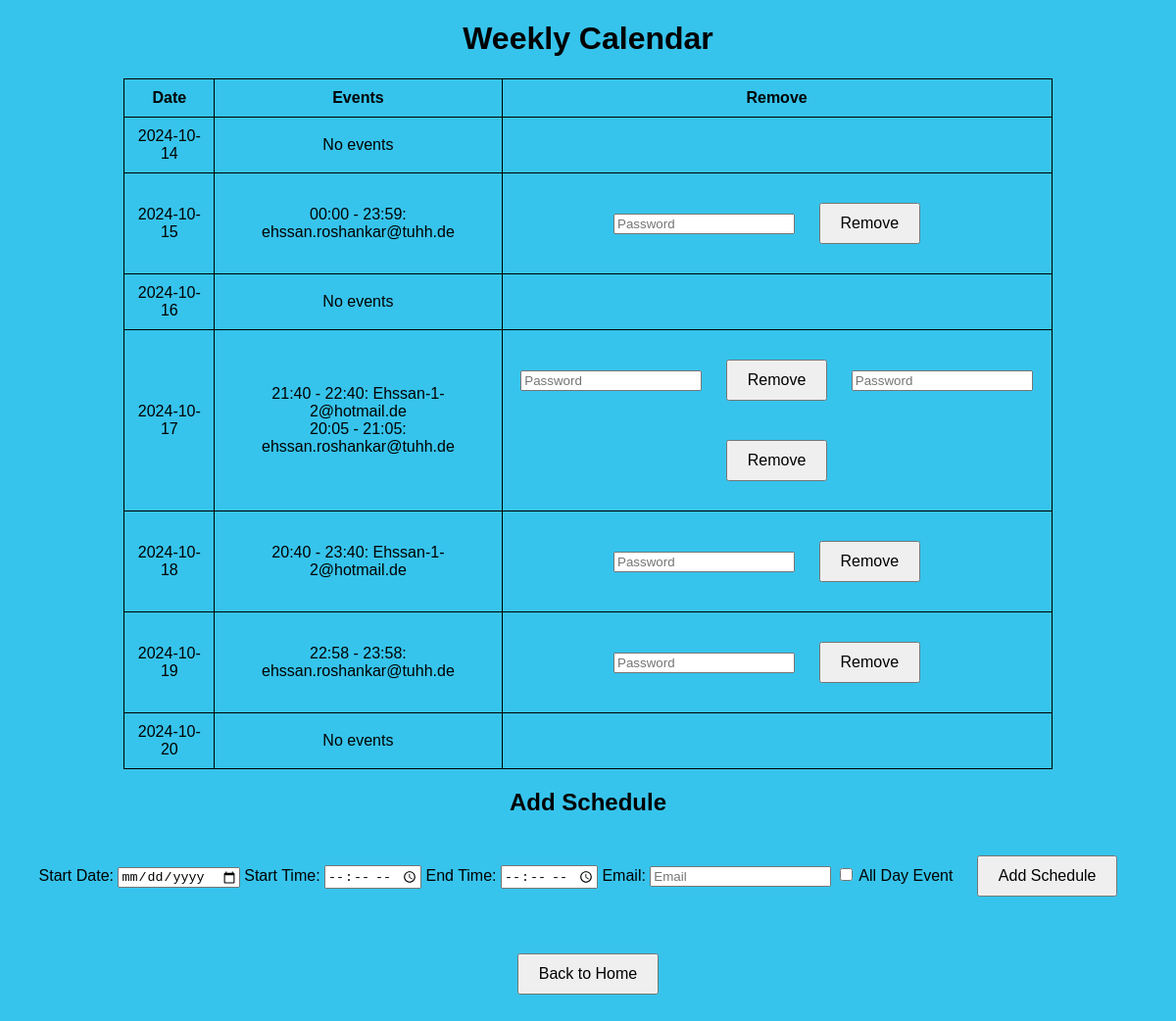
/calendar, run on the app's committed database.
### app.py (models this page shows)
class ScheduleEntry(db.Model):
    id = db.Column(db.Integer, primary_key=True)
    start_time = db.Column(db.DateTime, nullable=False)
    end_time = db.Column(db.DateTime, nullable=False)
    email = db.Column(db.String(120), nullable=False)

### app.py (the view)
@app.route('/calendar')
def calendar():
    entries = get_entries_for_week()
    return render_template('calendar.html', entries=entries)

### app.py (called while the page is built)
def get_entries_for_week():
    entries = []
    start_of_week = datetime.now() - timedelta(days=datetime.now().weekday())
    for i in range(7):
        day = start_of_week + timedelta(days=i)
        entries.append({
            'date': day.date(),
            'events': ScheduleEntry.query.filter(ScheduleEntry.start_time >= day, ScheduleEntry.start_time < day + timedelta(days=1)).all()
        })
    return entries

### templates/calendar.html (shortened to what this page needs)
<!DOCTYPE html>
<html lang="en">
<head>
</head>
<body>
    <h1>Weekly Calendar</h1>
    <table>
        <thead>
            <tr>
                <th>Date</th>
                <th>Events</th>
                <th>Remove</th>
            </tr>
        </thead>
        <tbody>
            {% for entry in entries %}
            <tr>
                <td>{{ entry.date }}</td>
                <td>
                    {% for event in entry.events %}
                    <div>{{ event.start_time.strftime('%H:%M') }} - {{ event.end_time.strftime('%H:%M') }}: {{ event.email }}</div>
                    {% endfor %}
                    {% if not entry.events %}
                    <div>No events</div>
                    {% endif %}
                </td>
                <td>
                    {% for event in entry.events %}
                    <form action="{{ url_for('remove_entry') }}" method="post" style="display: inline;">
                        <input type="password" name="password" placeholder="Password" required>
                        <button type="submit">Remove</button>
                    </form>
                    {% endfor %}
                </td>
            </tr>
            {% endfor %}
        </tbody>
    </table>
    <h2>Add Schedule</h2>
    <form action="{{ url_for('schedule') }}" method="post">
        <label for="start_date">Start Date:</label>
        <input type="date" id="start_date" name="start_date" required>
        <label for="start_time">Start Time:</label>
        <input type="time" id="start_time" name="start_time" required>
        <label for="end_time">End Time:</label>
        <input type="time" id="end_time" name="end_time" required>
        <label for="email">Email:</label>
        <input type="email" id="email" name="email" placeholder="Email" required>
        <label for="all_day">
            <input type="checkbox" id="all_day" name="all_day" onclick="toggleTimeInputs()">
            All Day Event
        </label>
        <button type="submit">Add Schedule</button>
    </form>
    <br>
    <a href="{{ url_for('index') }}">
        <button>Back to Home</button>
    </a>
</body>
</html>

### templates/calendar.html (style rules this page uses)
body { background-color: rgb(54, 196, 236); text-align: center; font-family: Arial, sans-serif; }
table { margin: auto; border-collapse: collapse; width: 80%; }
th, td { border: 1px solid black; padding: 10px; text-align: center; }
button { margin: 20px; padding: 10px 20px; font-size: 16px; }

### data on the page
ScheduleEntry: start_time "00:00", end_time "23:59", email "ehssan.roshankar@tuhh.de"
ScheduleEntry: start_time "21:40", end_time "22:40", email "Ehssan-1-2@hotmail.de"
ScheduleEntry: start_time "20:05", end_time "21:05", email "ehssan.roshankar@tuhh.de"
ScheduleEntry: start_time "20:40", end_time "23:40", email "Ehssan-1-2@hotmail.de"
ScheduleEntry: start_time "22:58", end_time "23:58", email "ehssan.roshankar@tuhh.de"

### other printed values
{{ entry.date }} "2024-10-14" "2024-10-15" "2024-10-16" "2024-10-17" "2024-10-18" "2024-10-19" "2024-10-20"
